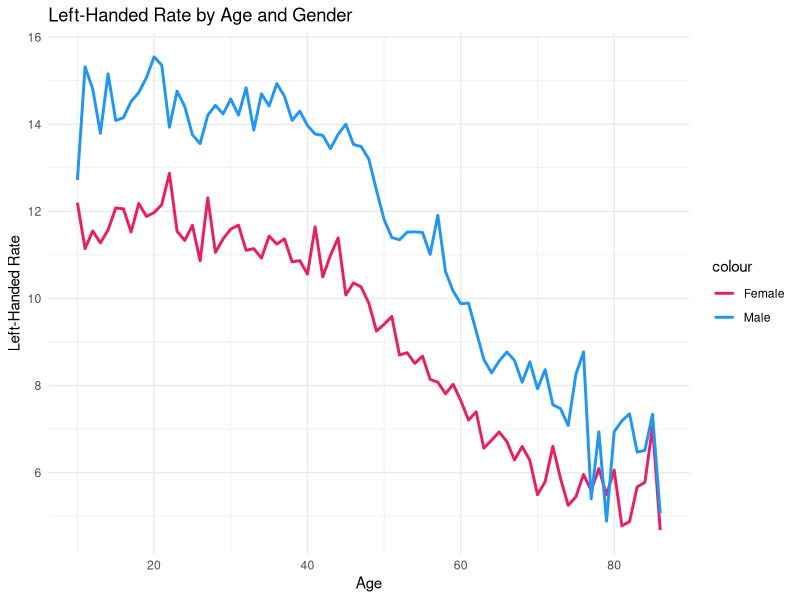
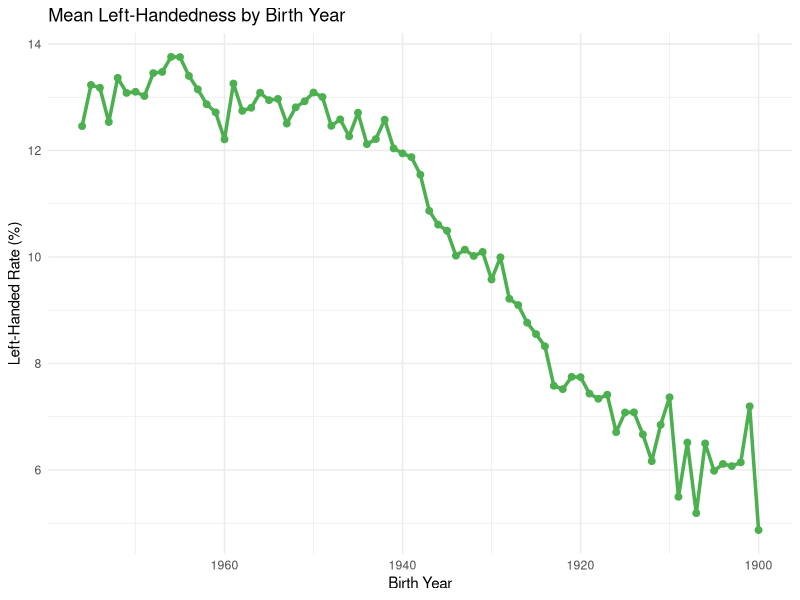
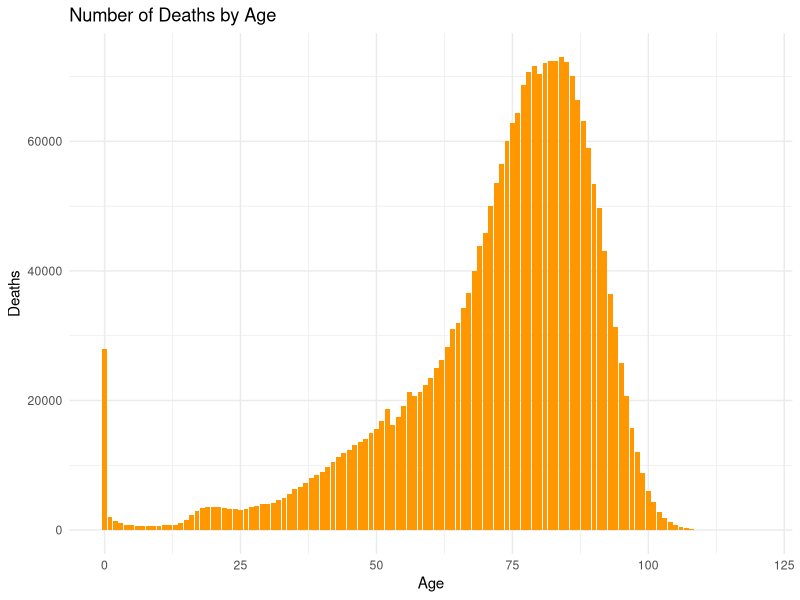
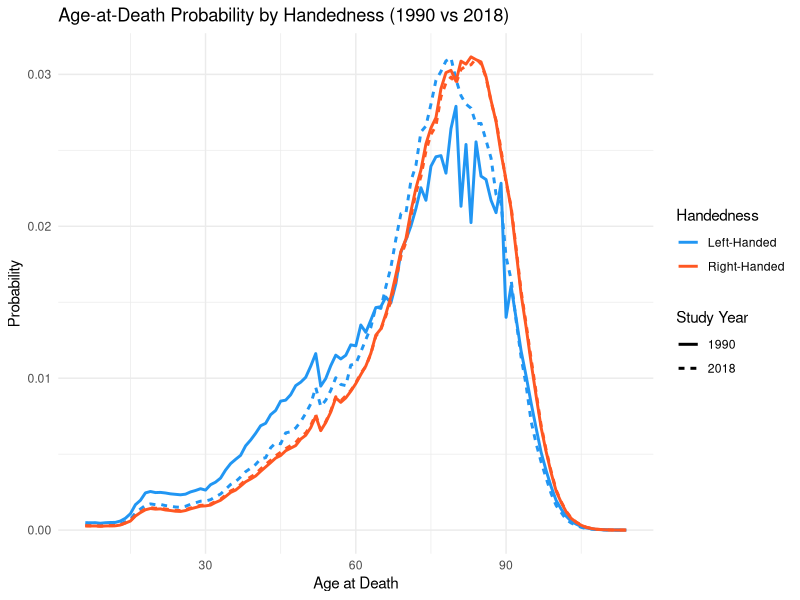
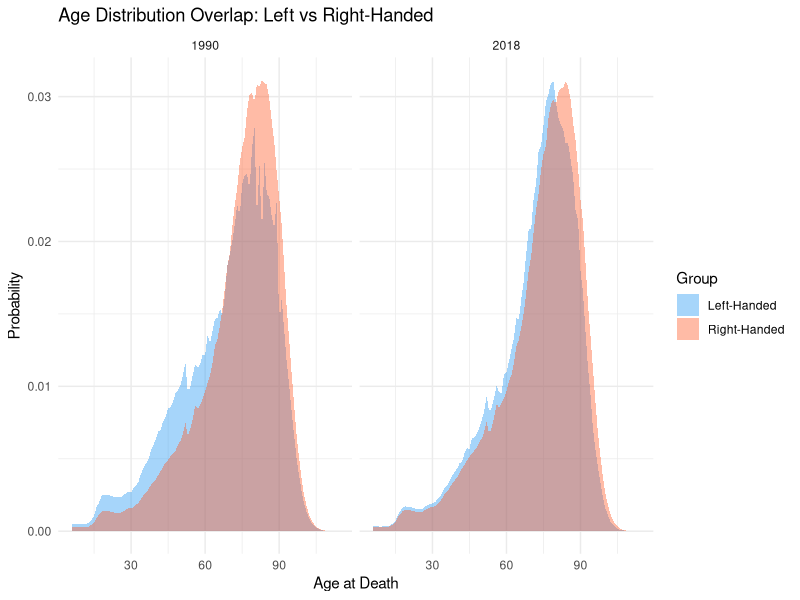

These figures' R source, in order:
# Loading libraries
library(ggplot2)
library(readr)
library(dplyr)
library(scales)
library(tidyverse)

# Loading files
bayes_1990 <- read_csv("bayes_probabilities_1990.csv")
bayes_2018 <- read_csv("bayes_probabilities_2018.csv")
lh_data <- read_csv("cleaned_lh_data.csv")
dd_data <- read_delim("cleaned_death_distribution.csv")

# Left-Handed Rate by Age and Gender
ggplot(lh_data, aes(x = Age)) +
  geom_line(aes(y = Female, color = "Female"), size = 1) +
  geom_line(aes(y = Male, color = "Male"), size = 1) +
  labs(title = "Left-Handed Rate by Age and Gender", y = "Left-Handed Rate", x = "Age") +
  scale_color_manual(values = c("Female" = "#E91E63", "Male" = "#2196F3")) +
  theme_minimal()

# Birth Year and Mean Left-Handedness
lh_data <- lh_data %>%
  mutate(Birth_year = 1986 - Age,
         Mean_lh = rowMeans(select(., Male, Female), na.rm = TRUE))

# Mean Left-Handedness by Birth Year 
ggplot(lh_data, aes(x = Birth_year, y = Mean_lh)) +
   geom_line(color = "#4CAF50", size = 1.2) +
  geom_point(color = "#4CAF50", size = 2) +
  scale_x_reverse() +
  labs(title = "Mean Left-Handedness by Birth Year", y = "Left-Handed Rate (%)", x = "Birth Year") +
  theme_minimal()

# Number of Deaths by Age 
ggplot(dd_data, aes(x = Age, y = `Both Sexes`)) +
  geom_col(fill = "#FF9800") +
  labs(title = "Number of Deaths by Age", x = "Age", y = "Deaths") +
  theme_minimal()

# Combined 1990 and 2018 Probabilities 
bayes_1990$Year <- "1990"
bayes_2018$Year <- "2018"

combined_df <- bind_rows(
  bayes_1990 %>% mutate(Group = "Left-Handed", Value = P_A_given_LH_1990),
  bayes_1990 %>% mutate(Group = "Right-Handed", Value = P_A_given_RH_1990),
  bayes_2018 %>% mutate(Group = "Left-Handed", Value = P_A_given_LH_2018),
  bayes_2018 %>% mutate(Group = "Right-Handed", Value = P_A_given_RH_2018)
  )

# Death Probability by Handedness
ggplot(combined_df, aes(x = Age, y = Value, color = Group, linetype = Year)) +
  geom_line(size = 1) +
  labs(title = "Age-at-Death Probability by Handedness (1990 vs 2018)",
       x = "Age at Death", y = "Probability",
       color = "Handedness", linetype = "Study Year") +
  scale_color_manual(values = c("Left-Handed" = "#2196F3", "Right-Handed" = "#FF5722")) +
  theme_minimal()

# Peak Age for Each Group and Year
peaks <- combined_df %>%
  group_by(Year, Group) %>%
  slice_max(Value, n = 1)

# Area Overlap
ggplot(combined_df, aes(x = Age, y = Value, fill = Group)) +
  geom_area(position = 'identity', alpha = 0.4) +
  facet_wrap(~Year) +
  labs(title = "Age Distribution Overlap: Left vs Right-Handed",
       x = "Age at Death", y = "Probability") +
  scale_fill_manual(values = c("Left-Handed" = "#2196F3", "Right-Handed" = "#FF5722")) +
  theme_minimal()